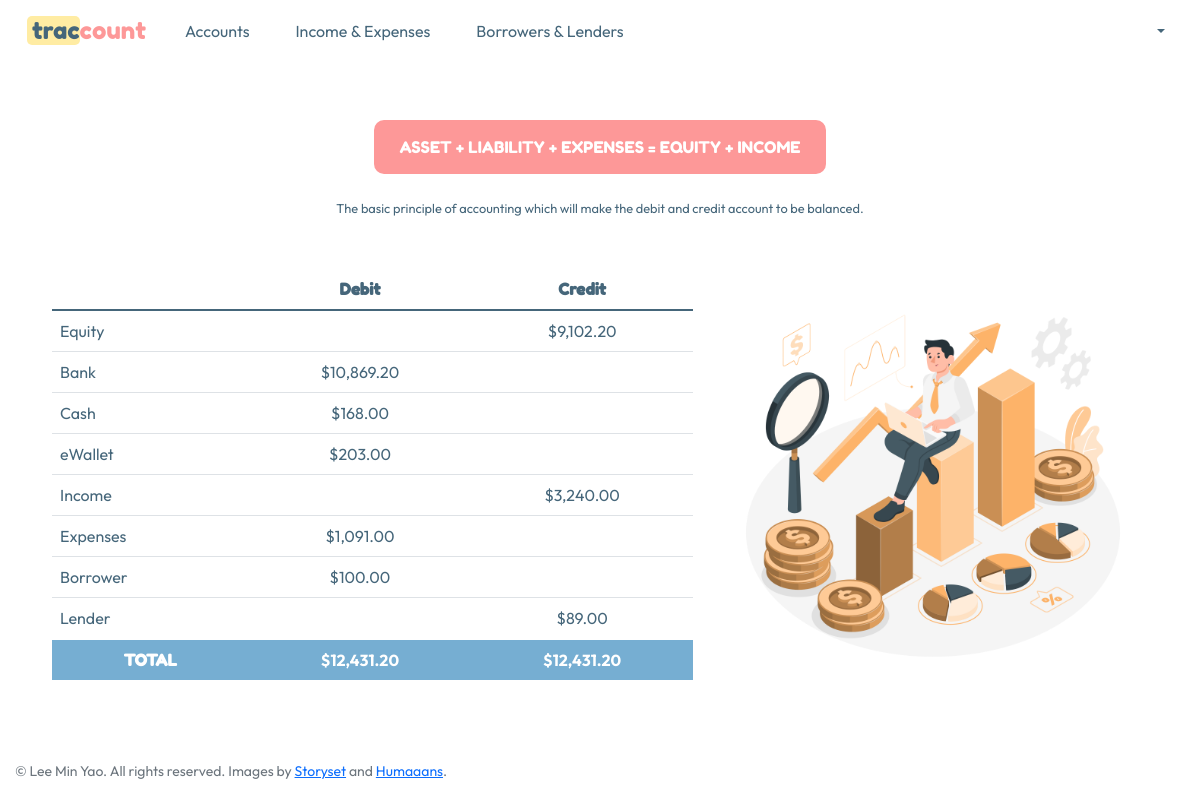
/dashboard (signed in), run on the app's committed database.
### tables this page shows
CREATE TABLE account (id INTEGER PRIMARY KEY NOT NULL, user_id INTEGER NOT NULL, account_name TEXT NOT NULL, category TEXT NOT NULL, initial_amount NUMERIC NOT NULL, balance NUMERIC, FOREIGN KEY (user_id) REFERENCES users(id));

### app.py (the view)
@app.route("/dashboard", methods=["GET", "POST"])
@login_required
def dashboard():
    equity = db.execute("SELECT sum(initial_amount) AS total FROM account WHERE user_id = ?", session["user_id"])
    equity_amount = equity[0]["total"]
    if equity_amount == None:
        equity_amount = 0.00
    accounts = db.execute("SELECT category, sum(balance) AS balance FROM account WHERE user_id = ? GROUP BY category", session["user_id"])
    account_total = 0.00
    for account in accounts:
        account_total += float(account['balance'])
    cashflows = db.execute("SELECT category, sum(amount) AS amount FROM cashflow WHERE user_id = ? GROUP BY category", session["user_id"])
    income_amount = 0
    expenses_amount = 0
    for cashflow in cashflows:
        if cashflow["category"] == "Income":
            income_amount = float(cashflow["amount"])
        else:
            expenses_amount += abs(float(cashflow["amount"]))
    persons = db.execute("SELECT id, amount FROM person WHERE user_id = ?", session["user_id"])
    borrower_amount = 0
    lender_amount = 0
    for person in persons:
        if person['amount'] > 0:
            borrower_amount += float(person['amount'])
        elif person['amount'] < 0:
            lender_amount += abs(float(person['amount']))
    debit_total = account_total + expenses_amount + borrower_amount
    credit_total = equity_amount + income_amount + lender_amount
    return render_template("dashboard.html", equity_amount=equity_amount, accounts=accounts, income_amount=income_amount, expenses_amount=expenses_amount, borrower_amount=borrower_amount, lender_amount=lender_amount, debit_total=debit_total, credit_total=credit_total)

### auxiliary.py (called while the page is built)
def login_required(f):
    @wraps(f)
    def decorated_function(*args, **kwargs):
        if session.get("user_id") is None:
            return redirect("/login")
        return f(*args, **kwargs)
    return decorated_function

def currency(value):
    return f"${value:,.2f}"

### templates/dashboard.html (shortened to what this page needs)
{% extends "layout.html" %}
{% block main %}
    <div class="container">
        <div class="row">
            <div class="col-12">
                <p class="acc_principle">ASSET + LIABILITY + EXPENSES = EQUITY + INCOME</p>
                <p class="about explain_acc">The basic principle of accounting which will make the debit and credit account to be balanced.</p>
            </div>
        </div>
    </div>
    <div class="container">
        <div class="row align-items-center">
            <div class="col-md-7">
                <table class="table" id="balance_sheet">
                    <thead>
                        <tr>
                            <th class="text-start"></th>
                            <th class="text-center">Debit</th>
                            <th class="text-center">Credit</th>
                        </tr>
                    </thead>
                    <tbody>
                        <tr>
                            <td class="text-start">Equity</td>
                            <td class="text-center"></td>
                            <td class="text-center">{{ equity_amount | currency }}</td>
                        </tr>
                        {% for account in accounts %}
                        <tr>
                            <td class="text-start">{{ account.category }}</td>
                            <td class="text-center">{{ account.balance | currency }}</td>
                            <td class="text-center"></td>
                        </tr>
                        {% endfor %}
                        <tr>
                            <td class="text-start">Income</td>
                            <td class="text-center"></td>
                            <td class="text-center">{{ income_amount | currency }}</td>
                        </tr>
                        <tr>
                            <td class="text-start">Expenses</td>
                            <td class="text-center">{{ expenses_amount | currency }}</td>
                            <td class="text-center"></td>
                        </tr>
                        <tr>
                            <td class="text-start">Borrower</td>
                            <td class="text-center">{{ borrower_amount | currency }}</td>
                            <td class="text-center"></td>
                        </tr>
                        <tr>
                            <td class="text-start">Lender</td>
                            <td class="text-center"></td>
                            <td class="text-center">{{ lender_amount | currency }}</td>
                        </tr>
                    </tbody>
                    <tfoot>
                        <tr>
                            <td class="text-center fw-bold">TOTAL</td>
                            <td class="text-center fw-bold total">{{ debit_total | currency }}</td>
                            <td class="text-center fw-bold total">{{ credit_total | currency }}</td>
                        </tr>
                    </tfoot>
                </table>
            </div>
            <div class="col-md-5">
                <img src="/static/analyze.png" class="image-fluid text-center analyze">
            </div>
        </div>
    </div>
{% endblock %}

### static/styles.css (style rules this page uses)
body { min-height: 100vh; display: flex; flex-direction: column; overflow: auto; }
p.about { font-size: 1em; font-family: 'Outfit',sans-serif; color: #45667A; text-align: left !important; padding: 10px; margin: 5px 5px 15px; }
p.acc_principle { font-family: 'Fredoka One', cursive; display: inline-block; font-size: 1em; background-color: #FD9898 !important; color: white; margin: 10px; padding: 15px 25px; border: 0px solid; border-radius: 10px; }
p.about.explain_acc { text-align: center !important; margin-bottom: 30px; font-size: 0.8em !important; }
img.analyze { width: 380px; padding: 30px 0; }
#balance_sheet { padding: 10px; margin: 5px 10px 10px; }
.table { font-family: 'Outfit',sans-serif; color: #45667A; font-size: 1em; }
thead, tfoot { font-family: 'Fredoka One', cursive !important; border-bottom: 2px solid; }
tfoot { border-top: 2px solid; color: #FFF !important; background-color: #76AED2; }
td.total { font-family: 'Outfit',sans-serif; font-weight: bold; }

### data on the page
account: category "Cash", balance "$168.00"
account: category "eWallet", balance "$203.00"

### other printed values
{{ equity_amount | currency }} "$9,102.20"
{{ account.category }} "Bank"
{{ account.balance | currency }} "$10,869.20"
{{ income_amount | currency }} "$3,240.00"
{{ expenses_amount | currency }} "$1,091.00"
{{ borrower_amount | currency }} "$100.00"
{{ lender_amount | currency }} "$89.00"
{{ debit_total | currency }} "$12,431.20"
{{ credit_total | currency }} "$12,431.20"
